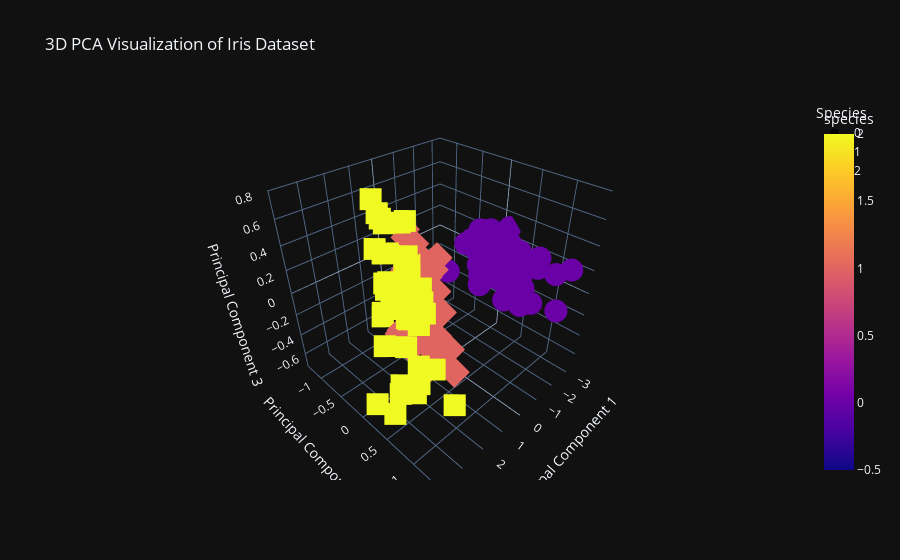

Notebook cell for this chart:
### Code cell
fig = px.scatter_3d(
    df_pca,
    x="PCA1",
    y="PCA2",
    z="PCA3",
    color="species",
    title="3D PCA Visualization of Iris Dataset",
    labels={"PCA1": "Principal Component 1", "PCA2": "Principal Component 2", "PCA3": "Principal Component 3"},
    symbol="species",
)
fig.update_layout(legend_title_text="Species")
fig.show()
